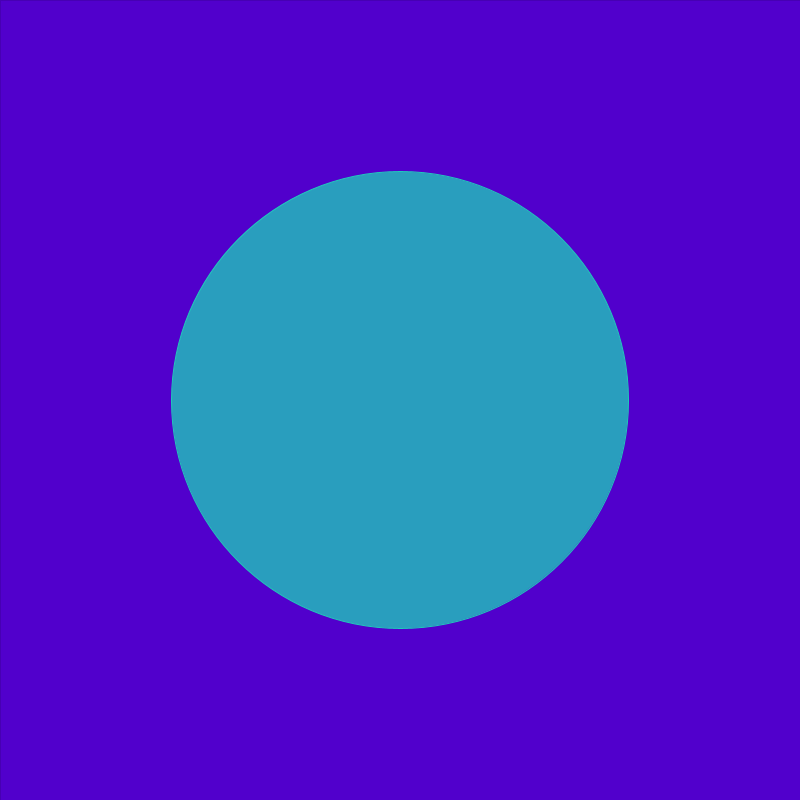
Frame 1 (no input)
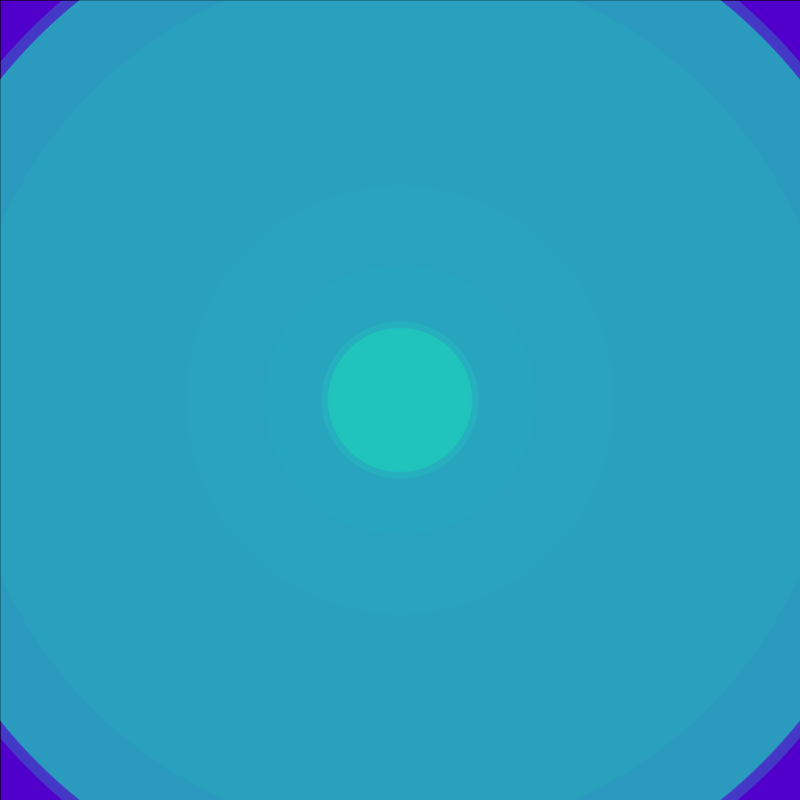
Frame 60 (the mouse pressed at the canvas centre just before this capture)
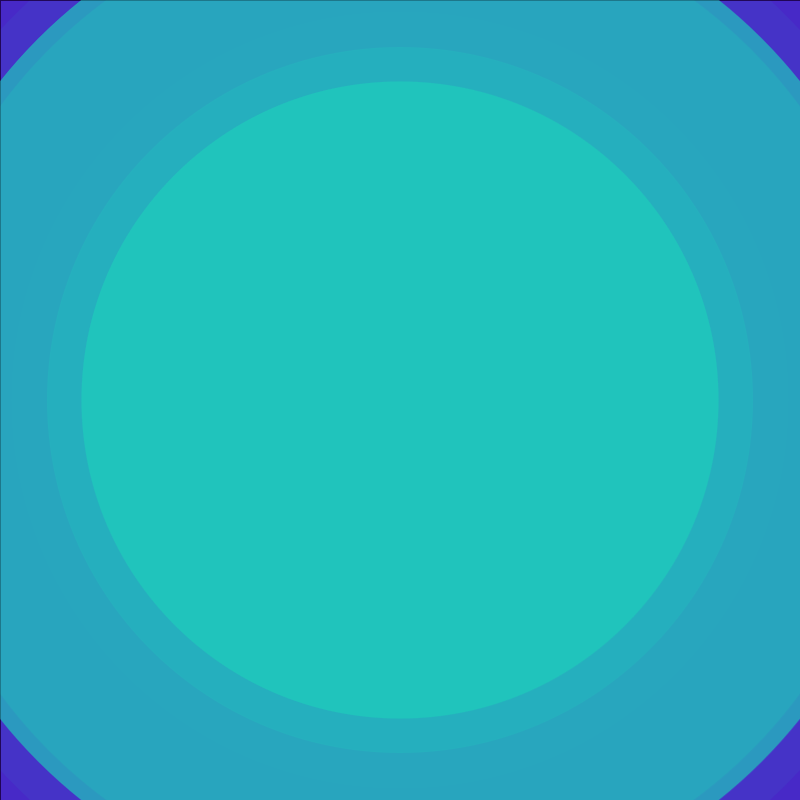
Frame 120 (the mouse held since frame 60 and released just before this capture)

The Processing sketch that drew these frames (run headless with seeded random() and noise(); from frame 60 on, the mouse is pressed at the canvas centre):

// Processing sketch: Gaussian
// ── Gaussian.pde
void setup(){
  size(800,800);
  // pixelDensity(2);
  background(#5100CC);
}

void draw(){

  float h = (height / 2) + (randomGaussian() * height/2);
  fill(#1ADFB9, 200);
  stroke(#1ADFB9, 255);
  // blendMode(ADD);
  ellipse(width/2, height/2, h, h);
  // blendMode(NORMAL);
  fill(#5100CC,25);
  strokeWeight(0);
  stroke(0);
  rect(0,0,width,height);
}
